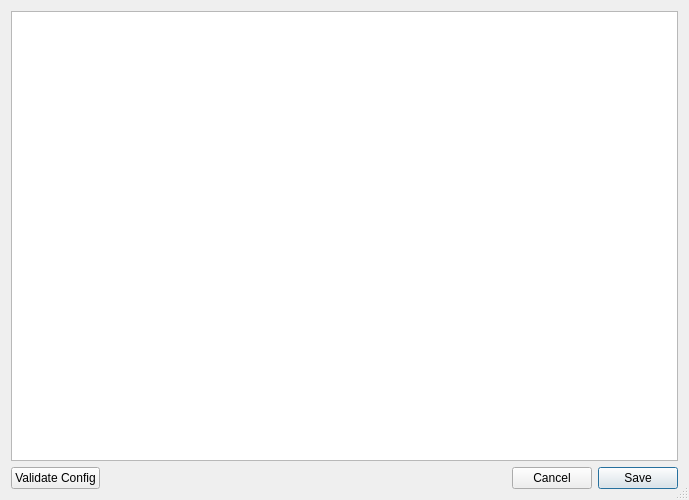
<?xml version="1.0" encoding="UTF-8"?>
<ui version="4.0">
 <class>EditConfig</class>
 <widget class="QDialog" name="EditConfig">
  <property name="geometry">
   <rect>
    <x>0</x>
    <y>0</y>
    <width>689</width>
    <height>500</height>
   </rect>
  </property>
  <property name="minimumSize">
   <size>
    <width>0</width>
    <height>0</height>
   </size>
  </property>
  <property name="windowTitle">
   <string>Edit Stubby Config</string>
  </property>
  <property name="sizeGripEnabled">
   <bool>true</bool>
  </property>
  <layout class="QVBoxLayout" name="verticalLayout">
   <item>
    <widget class="QPlainTextEdit" name="plainTextEdit">
     <property name="minimumSize">
      <size>
       <width>500</width>
       <height>300</height>
      </size>
     </property>
     <property name="font">
      <font>
       <family>Courier</family>
      </font>
     </property>
    </widget>
   </item>
   <item>
    <layout class="QHBoxLayout" name="horizontalLayout">
     <item>
      <widget class="QPushButton" name="validateButton">
       <property name="toolTip">
        <string>Click to find out if conifguration is valid</string>
       </property>
       <property name="text">
        <string>Validate Config</string>
       </property>
      </widget>
     </item>
     <item>
      <widget class="QLabel" name="validateLabel">
       <property name="minimumSize">
        <size>
         <width>40</width>
         <height>0</height>
        </size>
       </property>
       <property name="text">
        <string/>
       </property>
      </widget>
     </item>
     <item>
      <widget class="QDialogButtonBox" name="buttonBox">
       <property name="toolTip">
        <string>Click OK to save, cancel to discard changes.</string>
       </property>
       <property name="orientation">
        <enum>Qt::Horizontal</enum>
       </property>
       <property name="standardButtons">
        <set>QDialogButtonBox::Cancel</set>
       </property>
      </widget>
     </item>
     <item>
      <widget class="QPushButton" name="saveButton">
       <property name="toolTip">
        <string>Click to Save Config</string>
       </property>
       <property name="autoFillBackground">
        <bool>true</bool>
       </property>
       <property name="text">
        <string>Save</string>
       </property>
       <property name="autoDefault">
        <bool>false</bool>
       </property>
       <property name="default">
        <bool>true</bool>
       </property>
      </widget>
     </item>
    </layout>
   </item>
  </layout>
 </widget>
 <resources/>
 <connections>
  <connection>
   <sender>buttonBox</sender>
   <signal>accepted()</signal>
   <receiver>EditConfig</receiver>
   <slot>accept()</slot>
   <hints>
    <hint type="sourcelabel">
     <x>248</x>
     <y>254</y>
    </hint>
    <hint type="destinationlabel">
     <x>157</x>
     <y>274</y>
    </hint>
   </hints>
  </connection>
  <connection>
   <sender>buttonBox</sender>
   <signal>rejected()</signal>
   <receiver>EditConfig</receiver>
   <slot>reject()</slot>
   <hints>
    <hint type="sourcelabel">
     <x>316</x>
     <y>260</y>
    </hint>
    <hint type="destinationlabel">
     <x>286</x>
     <y>274</y>
    </hint>
   </hints>
  </connection>
 </connections>
</ui>
